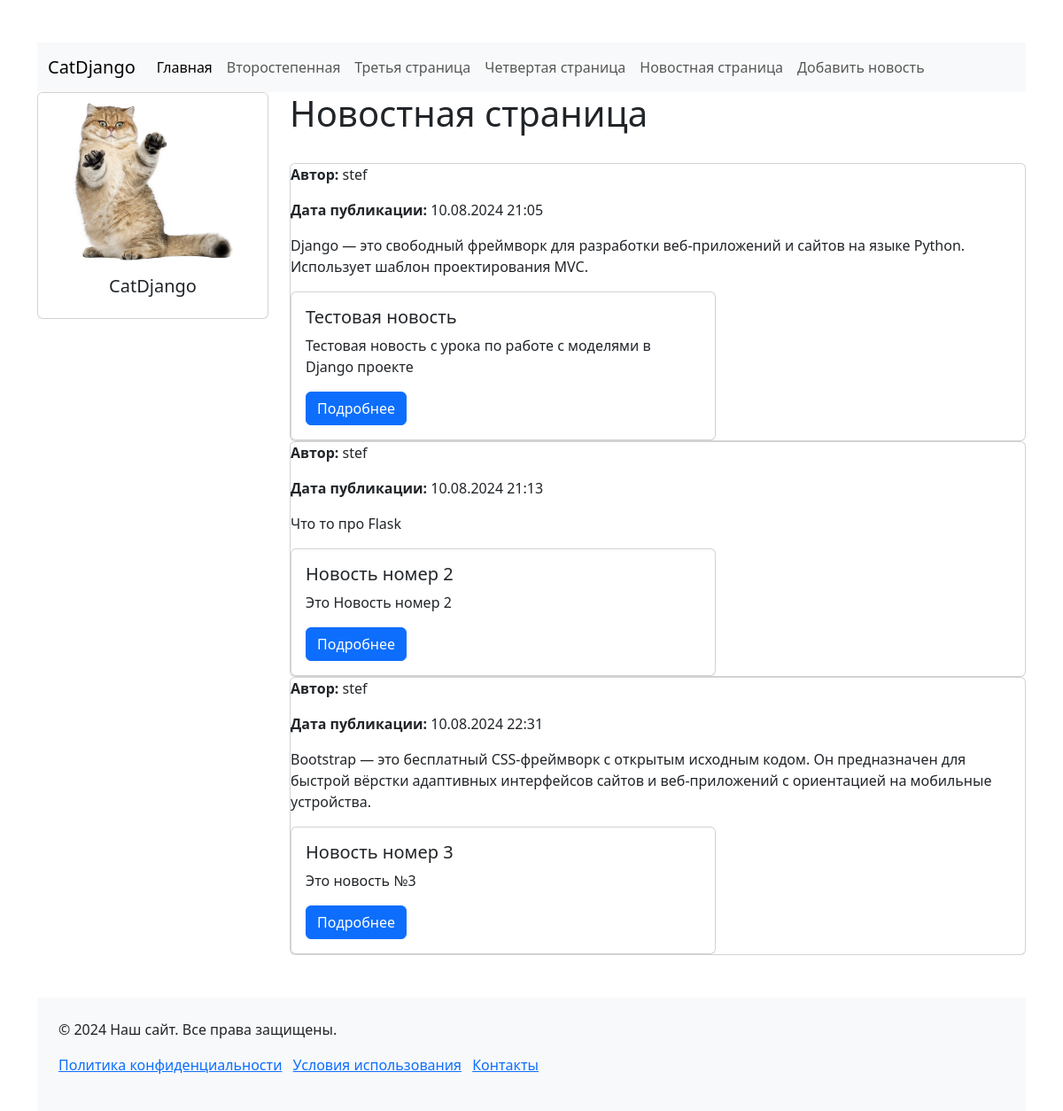
The page /news/ on the database as committed earlier.
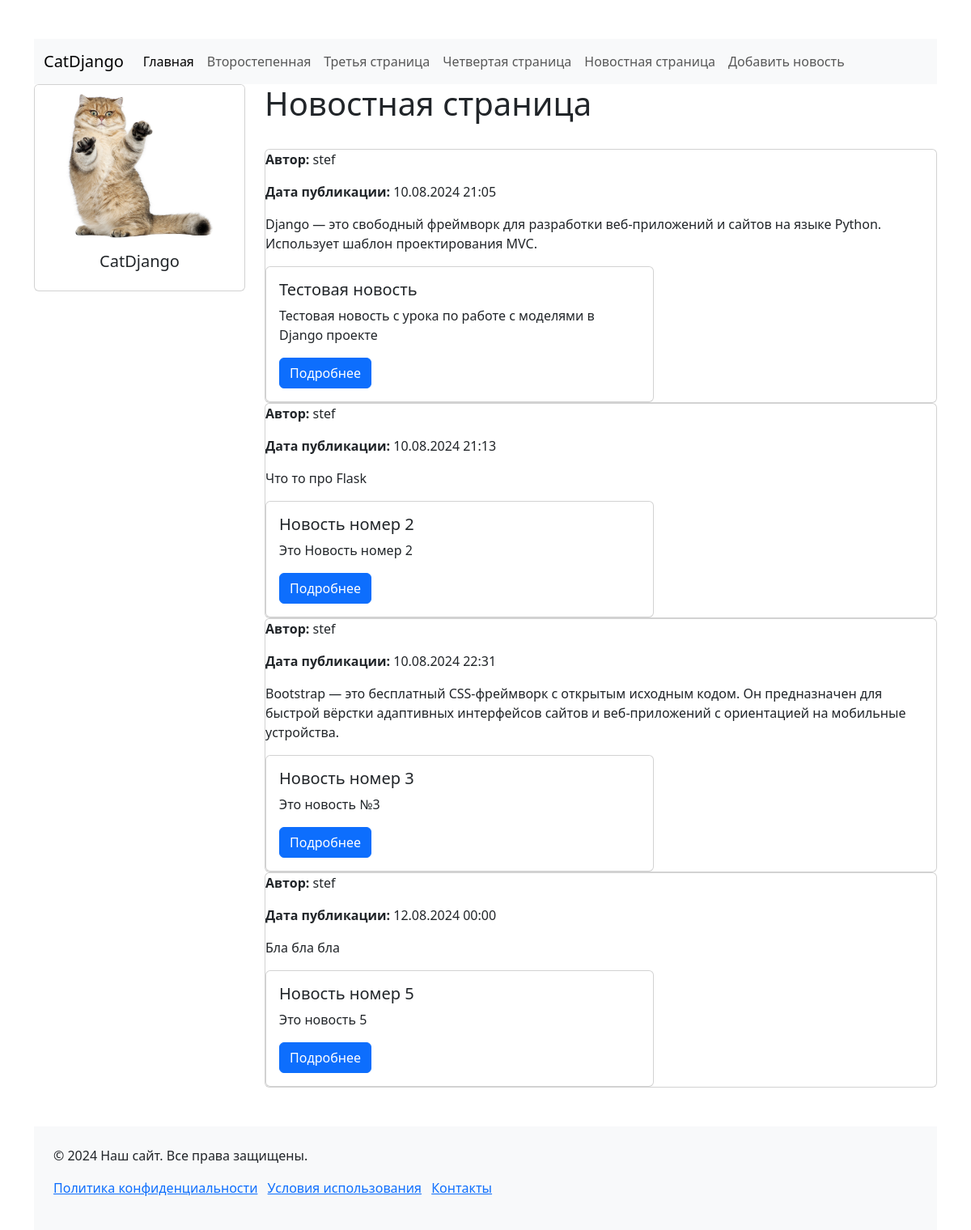
The same page on the database as committed later.
### news/models.py (models this page shows, shortened)
class News_post(models.Model):
    title = models.CharField('Название новости', max_length=50)
    short_description = models.CharField('Краткое описание новости', max_length=200)
    text = models.TextField('Новость')
    pub_date = models.DateTimeField('Дата публикации')
    author = models.ForeignKey(settings.AUTH_USER_MODEL, on_delete=models.CASCADE, verbose_name='Автор', default=1)
    class Meta:
        verbose_name = 'Новость'
        verbose_name_plural = 'Новости'

### news/views.py (the view)
# urls.py: path('', views.index, name='home'),
def home(request):
    news = News_post.objects.all()
    return render(request, 'news/news.html', {'news': news})

### news/templates/news/news.html (shortened to what this page needs)
{% extends 'main/layoute.html' %}
{% block content %}
<h1>Новостная страница</h1>
<br>
    {% if news %}
        {% for new in news %}
            <div class="card">
                <p><strong>Автор:</strong> {{ new.author.username }}</p>
                <p><strong>Дата публикации:</strong> {{ new.pub_date|date:"d.m.Y H:i" }}</p>
                <p>{{ new.text }}</p>
                <div class="card" style="width: 30rem;">
                    <div class="card-body">
                       <h5 class="card-title">{{ new.title }}</h5>
                        <p class="card-text">{{ new.short_description }}</p>
                       <a href="#" class="btn btn-primary">Подробнее</a>
                    </div>
                </div>
            </div>
        {% endfor %}
    {% else %}
        <h4>Новостей еще нет</h4>
    {% endif %}
{% endblock %}

### main/templates/main/layoute.html (shortened to what this page needs)
{% load static %}
<!doctype html>
<html lang="en">
<head>
    <link rel="stylesheet" href="{% static 'main/css/main.css' %}">
    <link href="https://cdn.jsdelivr.net/npm/bootstrap@5.3.0/dist/css/bootstrap.min.css" rel="stylesheet">
</head>
<body>
    <div class="container mt-5">
        <nav class="navbar navbar-expand-lg navbar-light bg-light">
            <div class="container-fluid">
                <a class="navbar-brand" href="#">CatDjango</a>
                <div class="collapse navbar-collapse" id="navbarNav">
                    {% include 'main/menu.html' %}
                </div>
            </div>
        </nav>
        <div class="row">
            <aside class="col-md-3">
                <div class="card">
                    <img src="{% static 'main/img/cat.jpg' %}" class="card-img-top" alt="котик на двух лапках" width="150px">
                    <div class="card-body text-center">
                        <h5 class="card-title">CatDjango</h5>
                    </div>
                </div>
            </aside>
            <main class="col-md-9">
                <div class="content">
                    {% block content %}
                    {% endblock %}
                </div>
            </main>
        </div>
        {% include 'main/footer.html' %}
    </div>
</body>
</html>

### main/templates/main/menu.html
<ul class="navbar-nav me-auto mb-2 mb-lg-0">
    <li class="nav-item">
        <a class="nav-link active" aria-current="page" href="{% url 'home' %}">Главная</a>
    </li>
    <li class="nav-item">
        <a class="nav-link" href="{% url 'page2' %}">Второстепенная</a>
    </li>
    <li class="nav-item">
        <a class="nav-link" href="{% url 'page3' %}">Третья страница</a>
    </li>
    <li class="nav-item">
        <a class="nav-link" href="{% url 'page4' %}">Четвертая страница</a>
    </li>
    <li class="nav-item">
        <a class="nav-link" href="{% url 'news_home' %}">Новостная страница</a>
    </li>
    <li class="nav-item">
        <a class="nav-link" href="{% url 'add_news' %}">Добавить новость</a>
    </li>
</ul>

### main/templates/main/footer.html
<footer class="bg-light text-center text-lg-start mt-5">
    <div class="container p-4">
        <p>&copy; 2024 Наш сайт. Все права защищены.</p>
        <ul class="list-inline">
            <li class="list-inline-item"><a href="#">Политика конфиденциальности</a></li>
            <li class="list-inline-item"><a href="#">Условия использования</a></li>
            <li class="list-inline-item"><a href="#">Контакты</a></li>
        </ul>
    </div>
</footer>

### main/static/main/css/main.css (style rules this page uses)
body { background-color: deeppink; }

Rows that differ between the two databases and show on the page:
added News_post: author.username "stef", pub_date "12.08.2024 00:00", text "Бла бла бла", title "Новость номер 5", short_description "Это новость 5"
